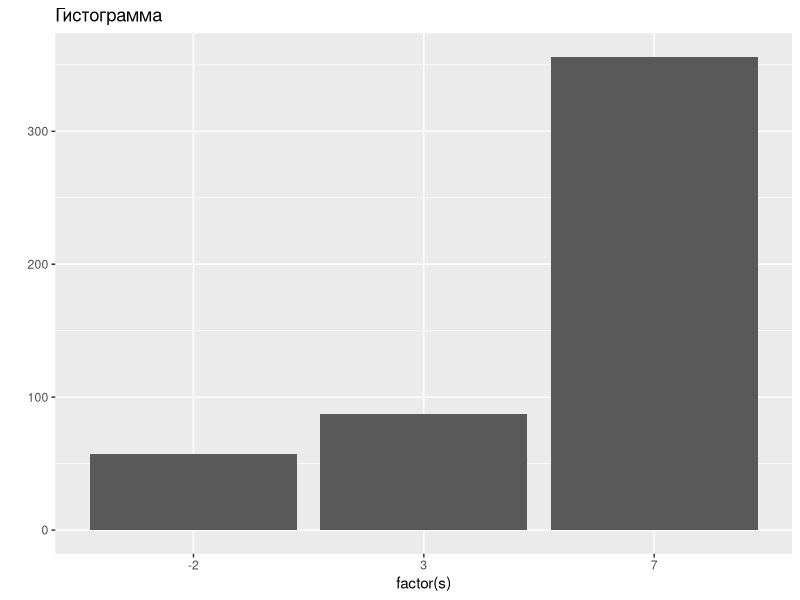
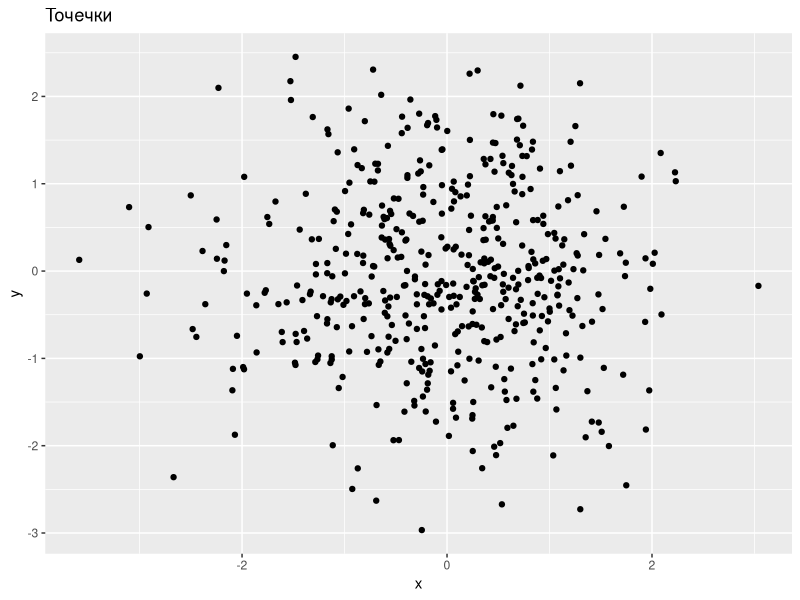

Write the R code that produced these figures, in order.
## ---- chunk 1
5+9
## ---- chunk 2
a<-factorial(4)
b<-2^3
a+b
## ---- chunk 3
a<-1/0
a
## ---- chunk 4
1/(a-9)
## ---- chunk 5
atan(Inf)
## ---- chunk 6
pi/2
## ---- chunk 7
0/0
## ---- chunk 8
a<-3:10
a
## ---- chunk 9
b<-rep(777,times=5)
b
## ---- chunk 10
vect<-c(5,-4,1)
## ---- chunk 11
sum(vect)
## ---- chunk 12
mean(vect)
## ---- chunk 13
h<-sample(1:5,300,rep=TRUE)
## ---- chunk 14
str(h)
head(h)
## ---- chunk 15
x.val<-c(-2,3,7)
x.pr<-c(0.1,0.2,0.7)
## ---- chunk 16
s<-sample(x.val,500,rep=TRUE,x.pr)
str(s)
## ---- chunk 17
require(ggplot2)
## ---- chunk 18
qplot(factor(s),main="Гистограмма")
## ---- chunk 19
x<-rnorm(500) # 500 нормальных величин со средним 0 и дисперсией 1
y<-rnorm(500) # 500 нормальных величин со средним 0 и дисперсией 1
qplot(x,y,main="Точечки")
## ---- chunk 20
b <- s[s>0]
b
str(b)
## ---- chunk 21
s[6:20]
## ---- chunk 22
s[c(5,7,13)]
## ---- chunk 23
sum(s==3)
## ---- chunk 24
length(b)
